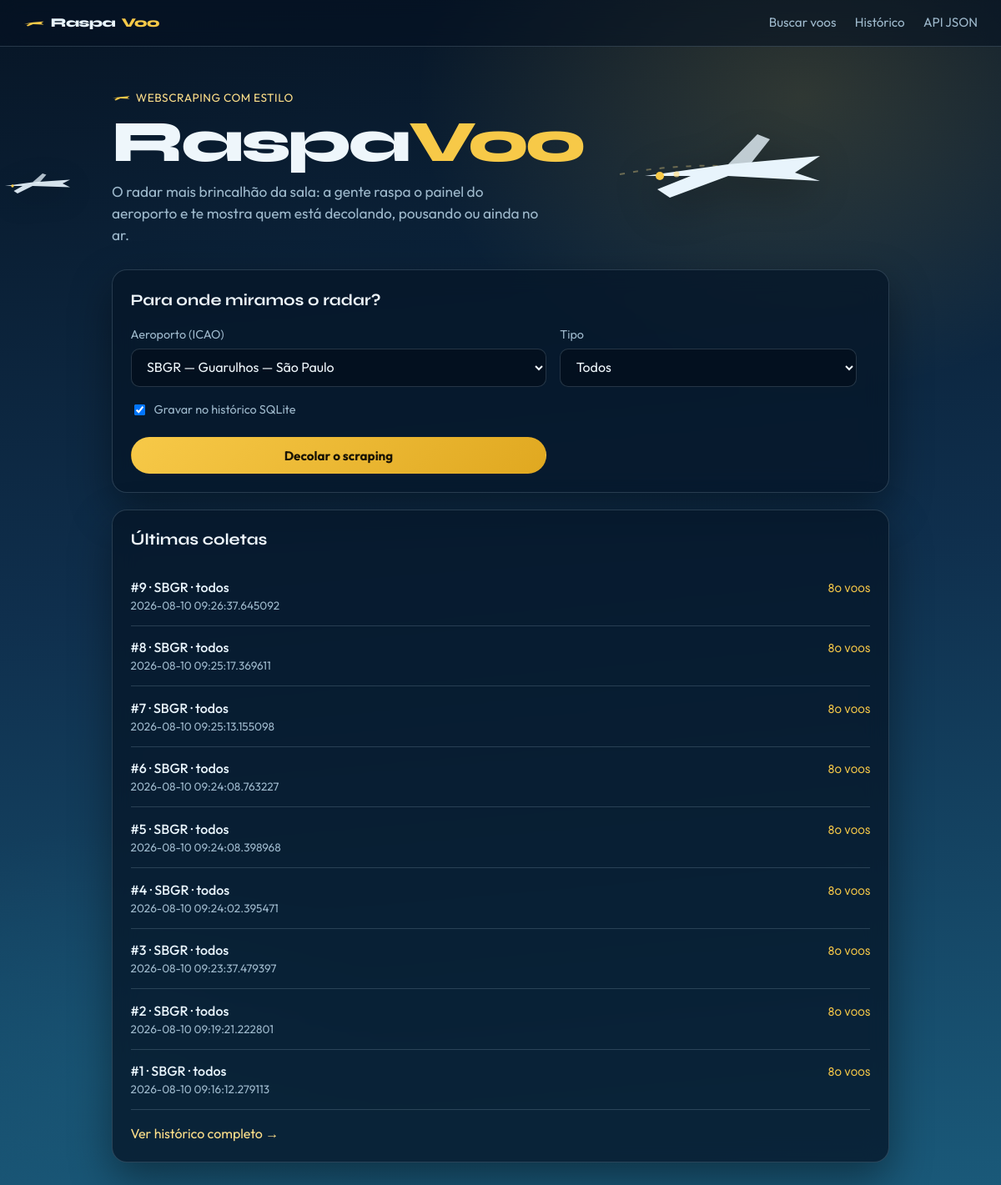
The page / on the database its author committed.
### models/coleta_voo.py (models this page shows, shortened)
class ColetaVoo(ModeloBase):
    __bind_key__ = "historico"
    __tablename__ = "coletas_voo"
    fonte = db.Column(db.String(255), nullable=False)
    aeroporto = db.Column(db.String(10), nullable=False)
    tipo_busca = db.Column(db.String(20), nullable=False)
    total = db.Column(db.Integer, nullable=False, default=0)
    voos = db.relationship(
        "VooInfo",
        back_populates="coleta",
        cascade="all, delete-orphan",
    )
    @classmethod
    def listar(cls):
        return cls.query.order_by(cls.data_criacao.desc()).all()

### controllers/site_controller.py (the view)
@site_bp.route("/")
def home():
    coletas = ColetaVoo.listar()[:6]
    return render_template(
        "home.html",
        coletas=ColetaVoo.listar(),
        aeroportos=AEROPORTOS_SUGERIDOS,
    )

### views/templates/home.html (shortened to what this page needs)
{% extends "layout.html" %}
{% block content %}
<section class="hero">
    <div class="hero-texto">
        <p class="hero-selo">
            <svg class="selo-aviao" viewBox="0 0 48 20" aria-hidden="true">
                <path d="M2 12 L22 9 L46 7 L40 11 L46 14 L22 13 L10 18 L7 16 L14 12 Z" fill="currentColor"/>
            </svg>
            webscraping com estilo
        </p>
        <h1 class="hero-brand">Raspa<em>Voo</em></h1>
        <p class="hero-lead">
            O radar mais brincalhão da sala: a gente raspa o painel do aeroporto
            e te mostra quem está decolando, pousando ou ainda no ar.
        </p>
    </div>
    <div class="hero-aviao-grande" aria-hidden="true">
    </div>
</section>
<section class="painel busca-painel">
    <h2 class="secao-titulo">Para onde miramos o radar?</h2>
    <form method="post" action="{{ url_for('site.buscar') }}" class="form-busca">
        <div class="campo">
            <label for="aeroporto">Aeroporto (ICAO)</label>
            <select id="aeroporto" name="aeroporto" required>
                {% for codigo, nome in aeroportos %}
                <option value="{{ codigo }}" {% if codigo == 'SBGR' %}selected{% endif %}>
                    {{ codigo }} — {{ nome }}
                </option>
                {% endfor %}
            </select>
        </div>
        <div class="campo">
            <label for="tipo">Tipo</label>
            <select id="tipo" name="tipo">
                <option value="todos">Todos</option>
            </select>
        </div>
        <div class="campo campo-check">
            <label class="check-label">
                <input type="checkbox" name="salvar" value="1" checked>
                Gravar no histórico SQLite
            </label>
        </div>
        <button type="submit" class="btn btn-primario">Decolar o scraping</button>
    </form>
</section>
<section class="painel" style="margin-top: 1.25rem;">
    <h2 class="secao-titulo">Últimas coletas</h2>
    {% if coletas %}
        <ul class="lista">
            {% for c in coletas %}
            <li>
                <div>
                    <a href="{{ url_for('site.detalhe_coleta', coleta_id=c.id) }}">
                        #{{ c.id }} · {{ c.aeroporto }} · {{ c.tipo_busca }}
                    </a>
                    <div class="meta">{{ c.data_criacao }}</div>
                </div>
                <span class="badge">{{ c.total }} voos</span>
            </li>
            {% endfor %}
        </ul>
        <p class="link-mais"><a href="{{ url_for('site.historico') }}">Ver histórico completo →</a></p>
    {% else %}
        <p class="vazio">Nenhuma coleta ainda. Decole o scraping e salve a primeira foto do céu.</p>
    {% endif %}
</section>
{% endblock %}

### views/static/css/style.css (style rules this page uses)
* { box-sizing: border-box; }
:root { --ceu-alto: #071525; --ceu-meio: #0f2f4d; --horizonte: #1a5a7a; --pista: #f7c948; --pista-clara: #ffe08a; --nuvem: #e8f4fc; --texto: #eef6fb; --texto-suave: #9eb9cc; --painel: rgba(6, 22, 40, 0.78); --borda: rgba(158, 185, 204, 0.22); --erro: #ff8a7a; --sucesso: #5eead4; --sombra: 0 20px 50px rgba(0, 0, 0, 0.4); }
body { margin: 0; min-height: 100vh; font-family: "Outfit", sans-serif; color: var(--texto); background: radial-gradient(ellipse 70% 45% at 80% 8%, rgba(247, 201, 72, 0.16), transparent 55%), radial-gradient(ellipse 50% 35% at 10% 90%, rgba(26, 90, 122, 0.45), transparent 60%), linear-gradient(175deg, var(--ceu-alto) 0%, var(--ceu-meio) 48%, var(--horizonte) 100%); background-attachment: fixed; line-height: 1.5; overflow-x: hidden; }
.hero { display: grid; grid-template-columns: 1.15fr 0.85fr; gap: 1rem; align-items: center; padding: 1.5rem 0 1.25rem; animation: fade-up 0.7s ease both; }
.hero-selo { display: inline-flex; align-items: center; gap: 0.4rem; margin: 0 0 0.6rem; color: var(--pista-clara); font-size: 0.85rem; letter-spacing: 0.04em; text-transform: uppercase; }
.selo-aviao { width: 1.4rem; color: var(--pista); }
.hero-brand { font-family: "Syne", sans-serif; font-weight: 800; font-size: clamp(2.8rem, 8vw, 4.4rem); line-height: 0.95; margin: 0 0 0.85rem; letter-spacing: -0.04em; }
.hero-brand em { font-style: normal; color: var(--pista); }
.hero-lead { max-width: 32rem; color: var(--texto-suave); font-size: 1.08rem; margin: 0; }
.hero-aviao-grande { color: var(--nuvem); animation: taxi 5s ease-in-out infinite; }
.hero-aviao-grande svg { width: 100%; max-width: 280px; height: auto; display: block; margin-left: auto; filter: drop-shadow(0 12px 24px rgba(0, 0, 0, 0.35)); }
.painel { background: var(--painel); border: 1px solid var(--borda); border-radius: 18px; padding: 1.35rem; box-shadow: var(--sombra); backdrop-filter: blur(14px); animation: fade-up 0.75s ease both; }
.busca-painel { margin-top: 0.5rem; }
.secao-titulo { font-family: "Syne", sans-serif; font-size: 1.2rem; margin: 0 0 1rem; }
.form-busca { display: grid; grid-template-columns: 1.4fr 1fr auto; gap: 1rem; align-items: end; }
.campo label { display: block; margin-bottom: 0.35rem; color: var(--texto-suave); font-size: 0.9rem; }
.campo select, .campo input[type="text"] { width: 100%; padding: 0.7rem 0.9rem; background: rgba(4, 16, 30, 0.85); border: 1px solid var(--borda); border-radius: 10px; color: var(--texto); font-size: 1rem; font-family: inherit; }
.campo-check { grid-column: 1 / -1; }
.check-label { display: inline-flex !important; align-items: center; gap: 0.5rem; cursor: pointer; color: var(--texto-suave); }
.btn { display: inline-block; padding: 0.72rem 1.2rem; background: transparent; color: var(--texto); text-decoration: none; border: 1px solid var(--borda); border-radius: 999px; font-size: 0.95rem; font-family: inherit; cursor: pointer; transition: background 0.2s, border-color 0.2s, transform 0.15s; white-space: nowrap; }
.btn-primario { background: linear-gradient(135deg, var(--pista), #e0a820); color: #1a1405; border-color: transparent; font-weight: 700; }
.lista { list-style: none; padding: 0; margin: 0; }
.lista li { display: flex; justify-content: space-between; gap: 1rem; align-items: baseline; padding: 0.85rem 0; border-bottom: 1px solid var(--borda); }
.lista a { color: var(--nuvem); text-decoration: none; font-weight: 500; }
.meta { color: var(--texto-suave); font-size: 0.85rem; }
.badge { color: var(--pista); font-family: "Syne", sans-serif; font-size: 0.95rem; white-space: nowrap; }
.link-mais { margin: 1rem 0 0; }
.link-mais a { color: var(--pista-clara); text-decoration: none; }

### rows shown on the page
ColetaVoo: id "9", aeroporto "SBGR", tipo_busca "todos", data_criacao "2026-08-10 09:26:37.645092", total "80"
ColetaVoo: id "8", aeroporto "SBGR", tipo_busca "todos", data_criacao "2026-08-10 09:25:17.369611", total "80"
ColetaVoo: id "7", aeroporto "SBGR", tipo_busca "todos", data_criacao "2026-08-10 09:25:13.155098", total "80"
ColetaVoo: id "6", aeroporto "SBGR", tipo_busca "todos", data_criacao "2026-08-10 09:24:08.763227", total "80"
ColetaVoo: id "5", aeroporto "SBGR", tipo_busca "todos", data_criacao "2026-08-10 09:24:08.398968", total "80"
ColetaVoo: id "4", aeroporto "SBGR", tipo_busca "todos", data_criacao "2026-08-10 09:24:02.395471", total "80"
ColetaVoo: id "3", aeroporto "SBGR", tipo_busca "todos", data_criacao "2026-08-10 09:23:37.479397", total "80"
ColetaVoo: id "2", aeroporto "SBGR", tipo_busca "todos", data_criacao "2026-08-10 09:19:21.222801", total "80"
ColetaVoo: id "1", aeroporto "SBGR", tipo_busca "todos", data_criacao "2026-08-10 09:16:12.279113", total "80"

### other values the page prints
form field aeroporto "SBGR — Guarulhos — São Paulo"
